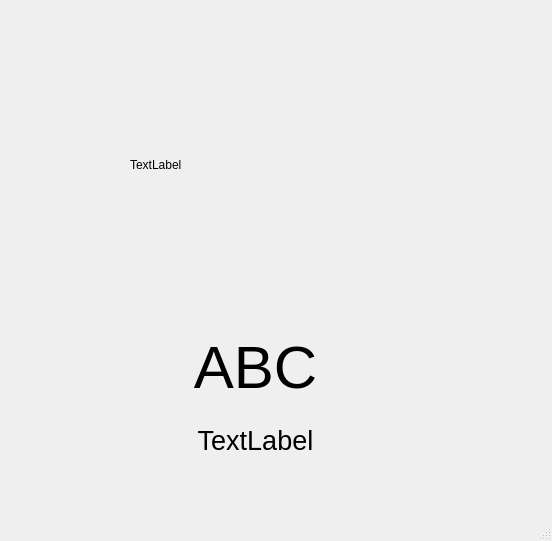
<?xml version="1.0" encoding="UTF-8"?>
<ui version="4.0">
 <class>MainWindow</class>
 <widget class="QMainWindow" name="MainWindow">
  <property name="geometry">
   <rect>
    <x>0</x>
    <y>0</y>
    <width>552</width>
    <height>541</height>
   </rect>
  </property>
  <property name="windowTitle">
   <string>MainWindow</string>
  </property>
  <widget class="QWidget" name="centralwidget">
   <widget class="QLabel" name="label_2">
    <property name="geometry">
     <rect>
      <x>0</x>
      <y>310</y>
      <width>511</width>
      <height>91</height>
     </rect>
    </property>
    <property name="font">
     <font>
      <pointsize>45</pointsize>
     </font>
    </property>
    <property name="text">
     <string>ABC</string>
    </property>
    <property name="alignment">
     <set>Qt::AlignBottom|Qt::AlignHCenter</set>
    </property>
   </widget>
   <widget class="QLabel" name="label_3">
    <property name="geometry">
     <rect>
      <x>0</x>
      <y>390</y>
      <width>511</width>
      <height>101</height>
     </rect>
    </property>
    <property name="font">
     <font>
      <pointsize>20</pointsize>
     </font>
    </property>
    <property name="text">
     <string>TextLabel</string>
    </property>
    <property name="alignment">
     <set>Qt::AlignCenter</set>
    </property>
   </widget>
   <widget class="QLabel" name="label_4">
    <property name="geometry">
     <rect>
      <x>130</x>
      <y>20</y>
      <width>290</width>
      <height>290</height>
     </rect>
    </property>
    <property name="text">
     <string>TextLabel</string>
    </property>
    <property name="scaledContents">
     <bool>true</bool>
    </property>
   </widget>
  </widget>
  <widget class="QStatusBar" name="statusbar"/>
 </widget>
 <resources/>
 <connections/>
</ui>
